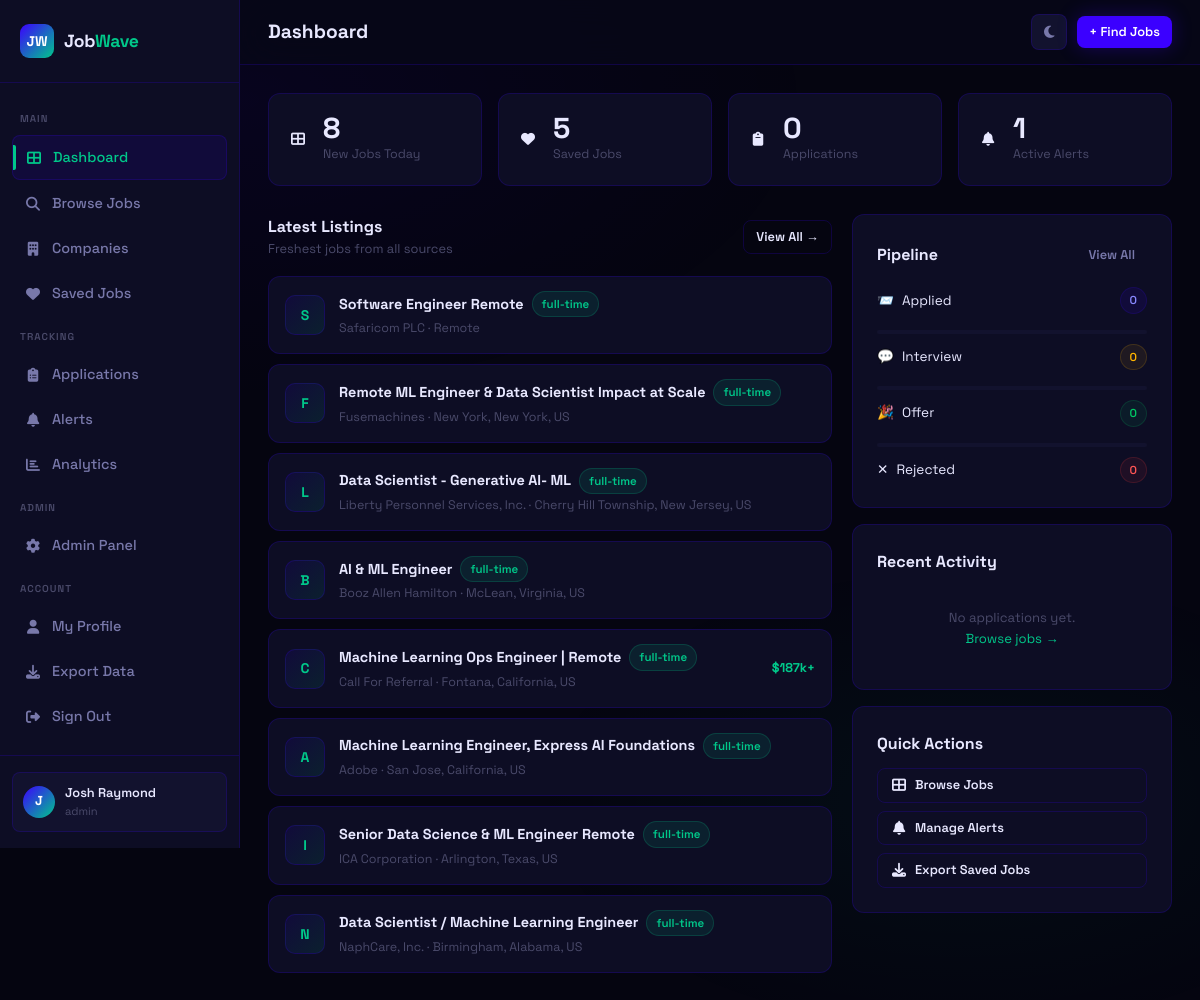
The page /dashboard (signed in) on the database its author committed.
### app.py (models this page shows, shortened)
class User(db.Model):
    id = db.Column(db.Integer, primary_key=True)
    name = db.Column(db.String(120), nullable=False)
    email = db.Column(db.String(120), unique=True, nullable=False)
    password_hash = db.Column(db.String(256), nullable=False)
    role = db.Column(db.String(20), default='user')
    created_at = db.Column(db.DateTime, default=datetime.utcnow)
    is_active = db.Column(db.Boolean, default=True)
    saved_jobs = db.relationship('SavedJob', backref='user', lazy=True, cascade='all, delete-orphan')
    applications = db.relationship('Application', backref='user', lazy=True, cascade='all, delete-orphan')
    alerts = db.relationship('Alert', backref='user', lazy=True, cascade='all, delete-orphan')
    profile = db.relationship('UserProfile', backref='user', uselist=False, cascade='all, delete-orphan')
    @property
    def is_authenticated(self): return True

class Job(db.Model):
    id = db.Column(db.Integer, primary_key=True)
    title = db.Column(db.String(200), nullable=False)
    company = db.Column(db.String(200), nullable=False)
    location = db.Column(db.String(200))
    job_type = db.Column(db.String(50))          # full-time | part-time | remote | contract
    experience = db.Column(db.String(50))         # entry | mid | senior
    salary_min = db.Column(db.Integer)
    salary_max = db.Column(db.Integer)
    description = db.Column(db.Text)
    requirements = db.Column(db.Text)
    source = db.Column(db.String(100))
    source_url = db.Column(db.String(500))
    source_id = db.Column(db.String(200), unique=True)  # duplicate detection
    tags = db.Column(db.String(500))
    is_active = db.Column(db.Boolean, default=True)
    scraped_at = db.Column(db.DateTime, default=datetime.utcnow)
    posted_at = db.Column(db.DateTime)
    views = db.Column(db.Integer, default=0)

### app.py (the view)
@app.route('/dashboard')
@login_required
def dashboard():
    saved_count = SavedJob.query.filter_by(user_id=current_user.id).count()
    app_count = Application.query.filter_by(user_id=current_user.id).count()
    alert_count = Alert.query.filter_by(user_id=current_user.id, is_active=True).count()
    recent_apps = Application.query.filter_by(user_id=current_user.id)\
        .order_by(Application.applied_at.desc()).limit(5).all()
    status_counts = {}
    for status in ['applied', 'interview', 'offer', 'rejected']:
        status_counts[status] = Application.query.filter_by(user_id=current_user.id, status=status).count()
    recent_jobs = Job.query.filter_by(is_active=True).order_by(Job.scraped_at.desc()).limit(8).all()
    return render_template('dashboard.html', saved_count=saved_count, app_count=app_count,
                           alert_count=alert_count, recent_apps=recent_apps,
                           status_counts=status_counts, recent_jobs=recent_jobs)

### app.py (called while the page is built)
@login_manager.user_loader
def load_user(user_id):
    return User.query.get(int(user_id))

### templates/dashboard.html (shortened to what this page needs)
<link rel="stylesheet" href="https://cdnjs.cloudflare.com/ajax/libs/font-awesome/6.5.0/css/all.min.css">
{% extends 'base.html' %}
{% block page_title %}Dashboard{% endblock %}
{% block content %}
<div class="stagger">
  <div class="stats-grid">
    <div class="stat-card">
      <span class="nav-icon"><i class="fa-solid fa-table-cells-large"></i></span>
      <div>
        <div class="stat-value">{{ recent_jobs|length }}</div>
        <div class="stat-label">New Jobs Today</div>
      </div>
    </div>
    <div class="stat-card">
      <span class="nav-icon"><i class="fa-solid fa-heart"></i></span>
      <div>
        <div class="stat-value">{{ saved_count }}</div>
        <div class="stat-label">Saved Jobs</div>
      </div>
    </div>
    <div class="stat-card">
      <span class="nav-icon"><i class="fa-solid fa-clipboard"></i></span>
      <div>
        <div class="stat-value">{{ app_count }}</div>
        <div class="stat-label">Applications</div>
      </div>
    </div>
    <div class="stat-card">
      <span class="nav-icon"><i class="fa-solid fa-bell"></i></span>
      <div>
        <div class="stat-value">{{ alert_count }}</div>
        <div class="stat-label">Active Alerts</div>
      </div>
    </div>
  </div>
  <div class="dashboard-grid">
    <div class="dashboard-main">
      <div class="section-header">
        <div>
          <div class="section-title">Latest Listings</div>
          <div class="section-sub">Freshest jobs from all sources</div>
        </div>
        <a href="{{ url_for('jobs') }}" class="btn btn-outline btn-sm">View All →</a>
      </div>
      <div style="display:flex;flex-direction:column;gap:10px;">
        {% for job in recent_jobs %}
        <div class="card job-row-card">
          <div class="company-logo" style="width:40px;height:40px;font-size:14px;flex-shrink:0;">{{ job.company[0] }}</div>
          <div style="flex:1;min-width:0;">
            <div style="display:flex;align-items:center;gap:8px;flex-wrap:wrap;">
              <a href="{{ url_for('job_detail', job_id=job.id) }}" style="font-weight:700;font-size:0.9rem;color:var(--text);">{{ job.title }}</a>
              <span class="badge badge-mint">{{ job.job_type or 'full-time' }}</span>
            </div>
            <div style="font-size:0.78rem;color:var(--text-muted);margin-top:2px;">{{ job.company }} · {{ job.location }}</div>
          </div>
          {% if job.salary_min %}
          <div class="job-salary-pill">${{ '{:,.0f}'.format(job.salary_min/1000) }}k+</div>
          {% endif %}
        </div>
        {% endfor %}
      </div>
    </div>
    <div class="dashboard-side">
      <div class="card">
        <div class="section-header">
          <div class="section-title">Pipeline</div>
          <a href="{{ url_for('applications') }}" class="btn btn-ghost btn-sm">View All</a>
        </div>
        <div style="display:flex;flex-direction:column;gap:10px;margin-top:4px;">
          {% set statuses = [('applied','badge-indigo','📨'),('interview','badge-amber','💬'),('offer','badge-green','🎉'),('rejected','badge-red','✕')] %}
          {% for status, cls, icon in statuses %}
          {% set count = status_counts.get(status, 0) %}
          <div style="display:flex;align-items:center;justify-content:space-between;">
            <div style="display:flex;align-items:center;gap:8px;font-size:0.85rem;">
              <span>{{ icon }}</span>
              <span style="text-transform:capitalize;">{{ status }}</span>
            </div>
            <span class="badge {{ cls }}">{{ count }}</span>
          </div>
          {% if not loop.last %}
          <div class="progress">
          </div>
          {% endif %}
          {% endfor %}
        </div>
      </div>
      <div class="card">
        <div class="section-header">
          <div class="section-title">Recent Activity</div>
        </div>
        <div style="display:flex;flex-direction:column;gap:10px;">
          {% for app in recent_apps %}
          <div style="display:flex;align-items:center;gap:10px;">
            <div style="width:32px;height:32px;border-radius:8px;background:var(--indigo-dim);display:flex;align-items:center;justify-content:center;font-size:12px;font-weight:800;color:var(--mint);flex-shrink:0;">{{ app.job.company[0] }}</div>
            <div style="flex:1;min-width:0;">
              <div style="font-size:0.82rem;font-weight:600;white-space:nowrap;overflow:hidden;text-overflow:ellipsis;">{{ app.job.title }}</div>
              <div style="font-size:0.72rem;color:var(--text-muted);">{{ app.applied_at.strftime('%b %d') }}</div>
            </div>
            <span class="badge {% if app.status == 'applied' %}badge-indigo{% elif app.status == 'interview' %}badge-amber{% elif app.status == 'offer' %}badge-green{% else %}badge-red{% endif %}">{{ app.status }}</span>
          </div>
          {% else %}
          <div style="text-align:center;padding:16px;color:var(--text-muted);font-size:0.82rem;">
            No applications yet.<br>
            <a href="{{ url_for('jobs') }}">Browse jobs →</a>
          </div>
          {% endfor %}
        </div>
      </div>
      <div class="card">
        <div class="section-title" style="margin-bottom:12px;">Quick Actions</div>
        <div style="display:flex;flex-direction:column;gap:8px;">
          <a href="{{ url_for('jobs') }} " class="btn btn-outline btn-sm" style="justify-content:flex-start;">
            <span class="nav-icon"><i class="fa-solid fa-table-cells-large"></i></span>Browse Jobs</a>
          <a href="{{ url_for('alerts') }}" class="btn btn-outline btn-sm" style="justify-content:flex-start;">
            <span class="nav-icon"><i class="fa-solid fa-bell"></i></span>Manage Alerts
          </a>
          <a href="{{ url_for('export_jobs') }}" class="btn btn-outline btn-sm" style="justify-content:flex-start;">
            <span class="nav-icon"><i class="fa-solid fa-download"></i></span>Export Saved Jobs
          </a>
        </div>
      </div>
    </div>
  </div>
</div>
{% endblock %}

### templates/base.html (shortened to what this page needs)
<!DOCTYPE html>
<html lang="en">
<head>
  <link rel="stylesheet" href="{{ url_for('static', filename='css/style.css') }}">
  <link rel="stylesheet" href="https://cdnjs.cloudflare.com/ajax/libs/font-awesome/6.5.0/css/all.min.css">
</head>
<body>
{% if current_user.is_authenticated %}
<div class="wrapper">
  <aside class="sidebar">
    <div class="sidebar-logo">
      <div class="logo-mark">JW</div>
      <div class="logo-text">Job<span>Wave</span></div>
    </div>
    <nav class="sidebar-nav">
      <span class="nav-section-label">Main</span>
      <a href="{{ url_for('dashboard') }}" class="nav-link {% if request.endpoint == 'dashboard' %}active{% endif %}">
        <span class="nav-icon"><i class="fa-solid fa-table-cells-large"></i></span> Dashboard
      </a>
      <a href="{{ url_for('jobs') }}" class="nav-link {% if request.endpoint in ['jobs','job_detail'] %}active{% endif %}">
        <span class="nav-icon"><i class="fa-solid fa-magnifying-glass"></i></span> Browse Jobs
      </a>
      <a href="{{ url_for('companies') }}" class="nav-link {% if request.endpoint in ['companies','company_page'] %}active{% endif %}">
        <span class="nav-icon"><i class="fa-solid fa-building"></i></span> Companies
      </a>
      <a href="{{ url_for('saved_jobs') }}" class="nav-link {% if request.endpoint == 'saved_jobs' %}active{% endif %}">
        <span class="nav-icon"><i class="fa-solid fa-heart"></i></span> Saved Jobs
      </a>
      <span class="nav-section-label">Tracking</span>
      <a href="{{ url_for('applications') }}" class="nav-link {% if request.endpoint == 'applications' %}active{% endif %}">
        <span class="nav-icon"><i class="fa-solid fa-clipboard-list"></i></span> Applications
      </a>
      <a href="{{ url_for('alerts') }}" class="nav-link {% if request.endpoint == 'alerts' %}active{% endif %}">
        <span class="nav-icon"><i class="fa-solid fa-bell"></i></span> Alerts
      </a>
      <a href="{{ url_for('analytics') }}" class="nav-link {% if request.endpoint == 'analytics' %}active{% endif %}">
        <span class="nav-icon"><i class="fa-solid fa-chart-bar"></i></span> Analytics
      </a>
      {% if current_user.role == 'admin' %}
      <span class="nav-section-label">Admin</span>
      <a href="{{ url_for('admin') }}" class="nav-link {% if request.endpoint == 'admin' %}active{% endif %}">
        <span class="nav-icon"><i class="fa-solid fa-gear"></i></span> Admin Panel
      </a>
      {% endif %}
      <span class="nav-section-label">Account</span>
      <a href="{{ url_for('profile') }}" class="nav-link {% if request.endpoint == 'profile' %}active{% endif %}">
        <span class="nav-icon"><i class="fa-solid fa-user"></i></span> My Profile
      </a>
      <a href="{{ url_for('export_jobs') }}" class="nav-link">
        <span class="nav-icon"><i class="fa-solid fa-download"></i></span> Export Data
      </a>
      <a href="{{ url_for('logout') }}" class="nav-link">
        <span class="nav-icon"><i class="fa-solid fa-right-from-bracket"></i></span> Sign Out
      </a>
    </nav>
    <div class="sidebar-footer">
      <div class="user-card">
        <div class="user-avatar">{{ current_user.name[0].upper() }}</div>
        <div class="user-info">
          <div class="user-name">{{ current_user.name }}</div>
          <div class="user-role">{{ current_user.role }}</div>
        </div>
      </div>
    </div>
  </aside>
  <main class="main">
    <div class="topbar">
      <div style="display:flex;align-items:center;gap:12px;">
        <div class="topbar-title">
          <h1>{% block page_title %}Dashboard{% endblock %}</h1>
        </div>
      </div>
      <div class="topbar-actions">
        <button class="theme-toggle" id="theme-toggle" title="Toggle light/dark mode">
          <i class="fa-solid fa-moon" id="theme-icon"></i>
        </button>
        {% block topbar_actions %}
        <a href="{{ url_for('jobs') }}" class="btn btn-primary btn-sm">+ Find Jobs</a>
        {% endblock %}
      </div>
    </div>
    <div class="page-content">
      {% block content %}{% endblock %}
    </div>
  </main>
</div>
{% else %}
  {% block public_content %}{% endblock %}
{% endif %}
</body>
</html>

### rows shown on the page
User: name "J", name "Josh Raymond", role "admin"
Job: company "S", title "Software Engineer Remote", job_type "full-time", company "Safaricom PLC", location "Remote"
Job: company "F", title "Remote ML Engineer & Data Scientist Impact at Scale", job_type "full-time", company "Fusemachines", location "New York, New York, US"
Job: company "L", title "Data Scientist - Generative AI- ML", job_type "full-time", company "Liberty Personnel Services, Inc.", location "Cherry Hill Township, New Jersey, US"
Job: company "B", title "AI & ML Engineer", job_type "full-time", company "Booz Allen Hamilton", location "McLean, Virginia, US"
Job: company "C", title "Machine Learning Ops Engineer | Remote", job_type "full-time", company "Call For Referral", location "Fontana, California, US", job.salary_min/1000 "187"
Job: company "A", title "Machine Learning Engineer, Express AI Foundations", job_type "full-time", company "Adobe", location "San Jose, California, US"
Job: company "I", title "Senior Data Science & ML Engineer Remote", job_type "full-time", company "ICA Corporation", location "Arlington, Texas, US"
Job: company "N", title "Data Scientist / Machine Learning Engineer", job_type "full-time", company "NaphCare, Inc.", location "Birmingham, Alabama, US"

### other values the page prints
{{ recent_jobs|length }} "8"
{{ saved_count }} "5"
{{ app_count }} "0"
{{ alert_count }} "1"
{{ icon }} "📨" "💬" "🎉" "✕"
{{ status }} "Applied" "Interview" "Offer" "Rejected"
{{ count }} "0" "0" "0" "0"
